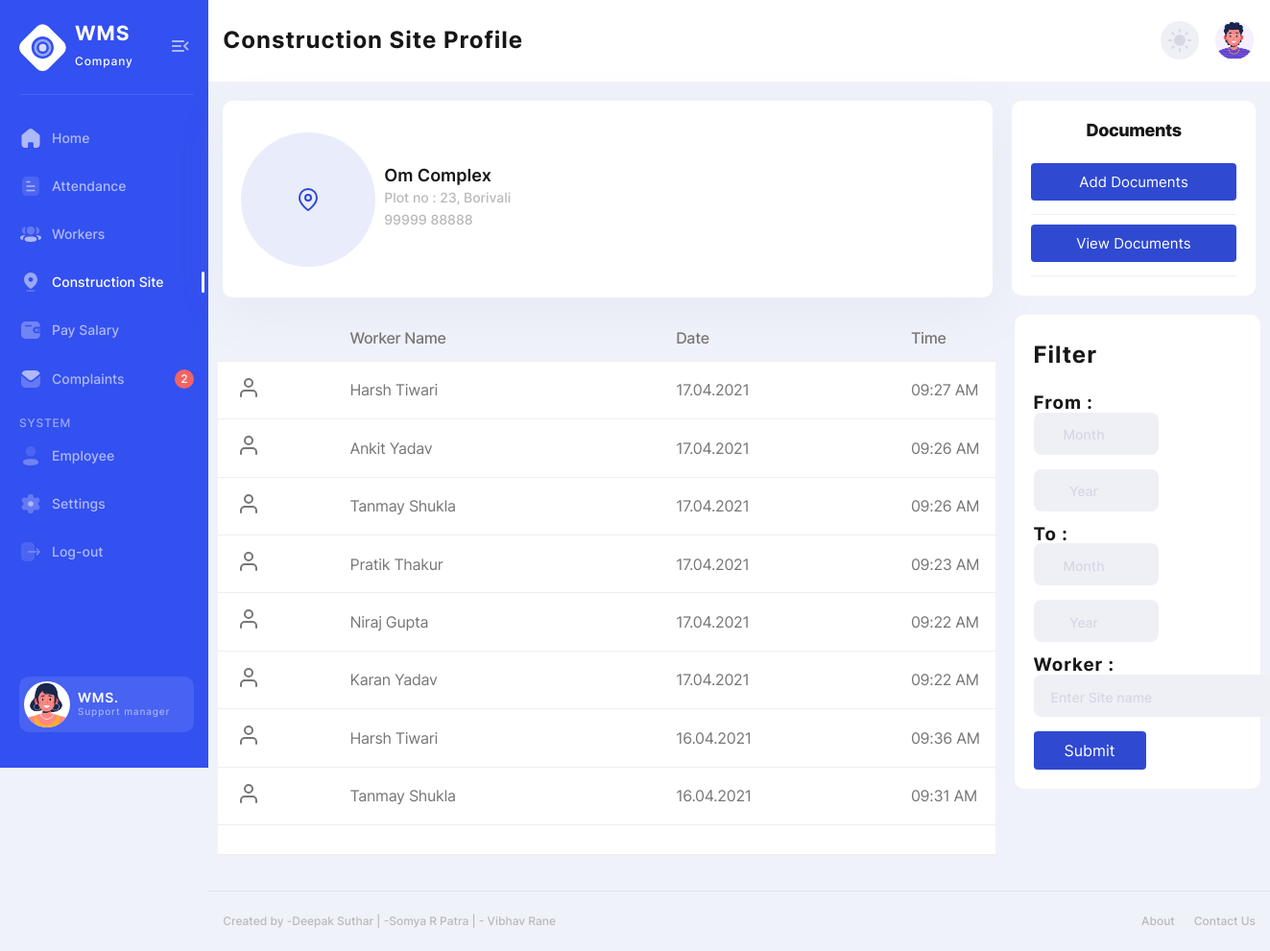
The page /construction_site_profile/1 (signed in) on the database its author committed.
### admpage/models.py (models this page shows, shortened)
class Site(models.Model):
    STATUS =(
        ('Active','Active'),
        ('Unactive','Unactive'),
        ('Finished','Finished',),
    )
    sname = models.CharField(max_length=200,null=True)
    status = models.CharField(max_length=10,null=True,choices=STATUS)
    location = models.CharField(max_length=300,null=True)
    city = models.CharField(max_length=100,null=True)
    contact = models.CharField(max_length=20,null=True)

### admpage/views.py (the view)
@login_required(login_url='emplog')
def construction_site_profile(request, pk):
    construction_site_profile = Site.objects.get(id=pk)
    context = {'construction_site_profile':construction_site_profile}
    return render(request, "site_profile.html", context)

### templates/site_profile.html (shortened to what this page needs)
{% load static %}
<!DOCTYPE html>
<html lang="en">
<head>
  <link rel="stylesheet" href="{% static 'css/style.css' %}">
</head>
<body>
<div class="page-flex">
  <aside class="sidebar">
    <div class="sidebar-start">
        <div class="sidebar-head">
            <a href="/" class="logo-wrapper" title="Home">
                <span class="icon logo" aria-hidden="true"></span>
                <div class="logo-text">
                    <span class="logo-title">WMS</span>
                    <span class="logo-subtitle">Company</span>
                </div>
            </a>
            <button class="sidebar-toggle transparent-btn" title="Menu" type="button">
                <span class="icon menu-toggle" aria-hidden="true"></span>
            </button>
        </div>
        <div class="sidebar-body">
            <ul class="sidebar-body-menu">
                <li>
                    <a class=" " href="/home"><span class="icon home" aria-hidden="true"></span>Home</a>
                </li>
                <li>
                    <a class=" " href="/attendance">
                        <span class="icon document" aria-hidden="true"></span>Attendance
                    </a>
                </li>
                <li>
                    <a class="" href="/workers">
                        <span class="icon user-3" aria-hidden="true"></span>Workers
                    </a>
                </li>
                <li>
                    <a class="active" href="/construction">
                        <span class="icon location" aria-hidden="true"></span>Construction Site
                    </a>
                </li>
                <li>
                    <a class=" " href="/paysalary">
                        <span class="icon wallet" aria-hidden="true"></span>Pay Salary
                    </a>
                </li>
                <li>
                    <a class=" " href="/complaints">
                        <span class="icon message" aria-hidden="true"></span>Complaints
                    </a>
                    <span class="msg-counter">2</span>
                </li>
            </ul>
            <span class="system-menu__title">system</span>
            <ul class="sidebar-body-menu">
                <li>
                  <a class=" " href="/empreg">
                    <span class="icon profile" aria-hidden="true"></span>Employee
                </a>
                </li>
                <li>
                    <a href="##"><span class="icon setting" aria-hidden="true"></span>Settings</a>
                </li>
                <li>
                  <a href="{% url 'logout' %}"><span class="icon log-out" aria-hidden="true"></span>Log-out</a>
                </li>
            </ul>
        </div>
    </div>
    <div class="sidebar-footer">
        <a href="##" class="sidebar-user">
            <span class="sidebar-user-img">
                <picture><source srcset="{% static 'img/avatar/avatar-illustrated-01.webp' %}" type="image/webp"><img src="{% static 'img/avatar/avatar-illustrated-01.png' %}" alt="User name"></picture>
            </span>
            <div class="sidebar-user-info">
                <span class="sidebar-user__title">WMS.</span>
                <span class="sidebar-user__subtitle">Support manager</span>
            </div>
        </a>
    </div>
</aside>
  <div class="main-wrapper">
    <nav class="main-nav--bg">
  <div class="container main-nav">
    <div class="main-nav-start">
        <h2 class="main-title">Construction Site Profile</h2>
    </div>
    <div class="main-nav-end">
      <button class="theme-switcher gray-circle-btn" type="button" title="Switch theme">
        <i class="sun-icon" data-feather="sun" aria-hidden="true"></i>
      </button>
      <div class="nav-user-wrapper">
        <button href="##" class="nav-user-btn dropdown-btn" title="My profile" type="button">
          <span class="nav-user-img">
            <picture><source srcset="{% static 'img/avatar/avatar-illustrated-02.webp' %}" type="image/webp"><img src="{% static 'img/avatar/avatar-illustrated-02.png' %}" alt="User name"></picture>
          </span>
        </button>
      </div>
    </div>
  </div>
</nav>
    <main class="main users chart-page" id="skip-target">
      <div class="container">
        <div class="row stat-cards">
          <div class="col-lg-9">
            <article class="stat-cards-item-site">
                <div class="stat-cards-icon-site-profile primary">
                    <i data-feather="map-pin" aria-hidden="true"></i>
                </div>
                <div class="stat-cards-info-site">
                    <p class="stat-cards-info__name-site">{{construction_site_profile.sname}}</p>
                    <p class="stat-cards-info__title-site">{{construction_site_profile.location}} </p>
                    <p class="stat-cards-info__title-site">{{construction_site_profile.contact}}</p>
                </div>
            </article>
          </div>
          <div class="col-lg-3">
            <article class="white-block-center">
              <div class="top-cat-title">
                <h3>Documents</h3>
              </div>
              <ul class="top-cat-list">
                <li>
                  <a href="##">
                    <div class="top-cat-list__title">
                      <button class="button1-fix primary-default-btn transparent-btn">Add Documents</button>
                    </div></a></li>
                    <li>
                      <a href="##">
                        <div class="top-cat-list__title">
                          <button class="button1-fix primary-default-btn transparent-btn">View Documents</button>
                        </div></a></li></ul></article>
          </div>
        </div>
      <div class="row">
        <div class="col-lg-9">
          <div class="users-table table-wrapper">
            <table class="posts-table">
              <thead>
                <tr class="users-table-info">
                  <th></th>
                  <th>Worker Name</th>
                  <th>Date</th>
                  <th>Time</th>
                </tr>
              </thead>
              <tbody>
                <tr>
                  <td>
                    <div class="stat-cards-icon-workers-list primary">
                      <i data-feather="user" aria-hidden="true"></i>
                    </div>
                  </td>
                  <td>
                    Harsh Tiwari
                  </td>
                  <td>17.04.2021</td>
                  <td>09:27 AM</td>
                </tr>
                <tr>
                    <td>
                      <div class="stat-cards-icon-workers-list primary">
                        <i data-feather="user" aria-hidden="true"></i>
                      </div>
                    </td>
                    <td>
                      Ankit Yadav
                    </td>
                    <td>17.04.2021</td>
                    <td>09:26 AM</td>
                  </tr>
                <tr>
                  <td>
                    <div class="stat-cards-icon-workers-list primary">
                      <i data-feather="user" aria-hidden="true"></i>
                    </div>
                  </td>
                  <td>
                    Tanmay Shukla
                  </td>
                  <td>17.04.2021</td>
                  <td>09:26 AM</td>
                </tr>
                <tr>
                  <td>
                    <div class="stat-cards-icon-workers-list primary">
                      <i data-feather="user" aria-hidden="true"></i>
                    </div>
                  </td>
                  <td>
                    Pratik Thakur
                  </td>
                  <td>17.04.2021</td>
                  <td>09:23 AM</td>
                </tr>
                <tr>
                  <td>
                    <div class="stat-cards-icon-workers-list primary">
                      <i data-feather="user" aria-hidden="true"></i>
                    </div>
                  </td>
                  <td>
                    Niraj Gupta
                  </td>
                  <td>17.04.2021</td>
                  <td>09:22 AM</td>
                </tr>
                <tr>
                  <td>
                    <div class="stat-cards-icon-workers-list primary">
                      <i data-feather="user" aria-hidden="true"></i>
                    </div>
                  </td>
                  <td>
                    Karan Yadav
                  </td>
                  <td>17.04.2021</td>
                  <td>09:22 AM</td>
                </tr>
                <tr>
                  <td>
                    <div class="stat-cards-icon-workers-list primary">
                      <i data-feather="user" aria-hidden="true"></i>
                    </div>
                  </td>
                  <td>
                    Harsh Tiwari
                  </td>
                  <td>16.04.2021</td>
                  <td>09:36 AM</td>
                </tr>
                <tr>
                    <td>
                      <div class="stat-cards-icon-workers-list primary">
                        <i data-feather="user" aria-hidden="true"></i>
                      </div>
                    </td>
                    <td>
                      Tanmay Shukla
                    </td>
                    <td>16.04.2021</td>
                    <td>09:31 AM</td>
                </tr>
                <tr>
                  <td></td>
                  <td></td>
                  <td></td>
                  <td></td>
                </tr>
              </tbody>
            </table>
          </div>
        </div>
        <div class="col-lg-3">
          <article class="white-block">
            <h2 class="main-title">Filter</h2>
            <br>
              <form>
                <h3 class="filter-text">From :
                  <br>
                  <input class="form-date-input" list="month" type="text" placeholder="Month" required>
                      <input class="form-date-input" list="year" type="text" placeholder="Year" required>
                  </h3>
                  <h3 class="filter-text">
                  To :
                  <br>
                  <input class="form-date-input" list="month" type="text" placeholder="Month" required>
                  <input class="form-date-input" list="year" type="text" placeholder="Year" required>
                </h3>
                <h3 class="filter-text">
                  Worker :
                  <br>
                  <input class="form-input" list="worker" type="text" placeholder="Enter Site name" required>
                </h3>
                <button class="button1 primary-default-btn transparent-btn">Submit</button>
              </form>
          </article>
        </div>
      </div>
      </div>
    </main>
    <footer class="footer">
  <div class="container footer--flex">
    <div class="footer-start">
      <p>Created by -Deepak Suthar | -Somya R Patra | - Vibhav Rane</p>
    </div>
    <ul class="footer-end">
      <li><a href="##">About</a></li>
      <li><a href="##">Contact Us</a></li>
    </ul>
  </div>
</footer>
  </div>
</div>
</body>
</html>

### rows shown on the page
Site: sname "Om Complex", location "Plot no : 23, Borivali", contact "99999 88888"
